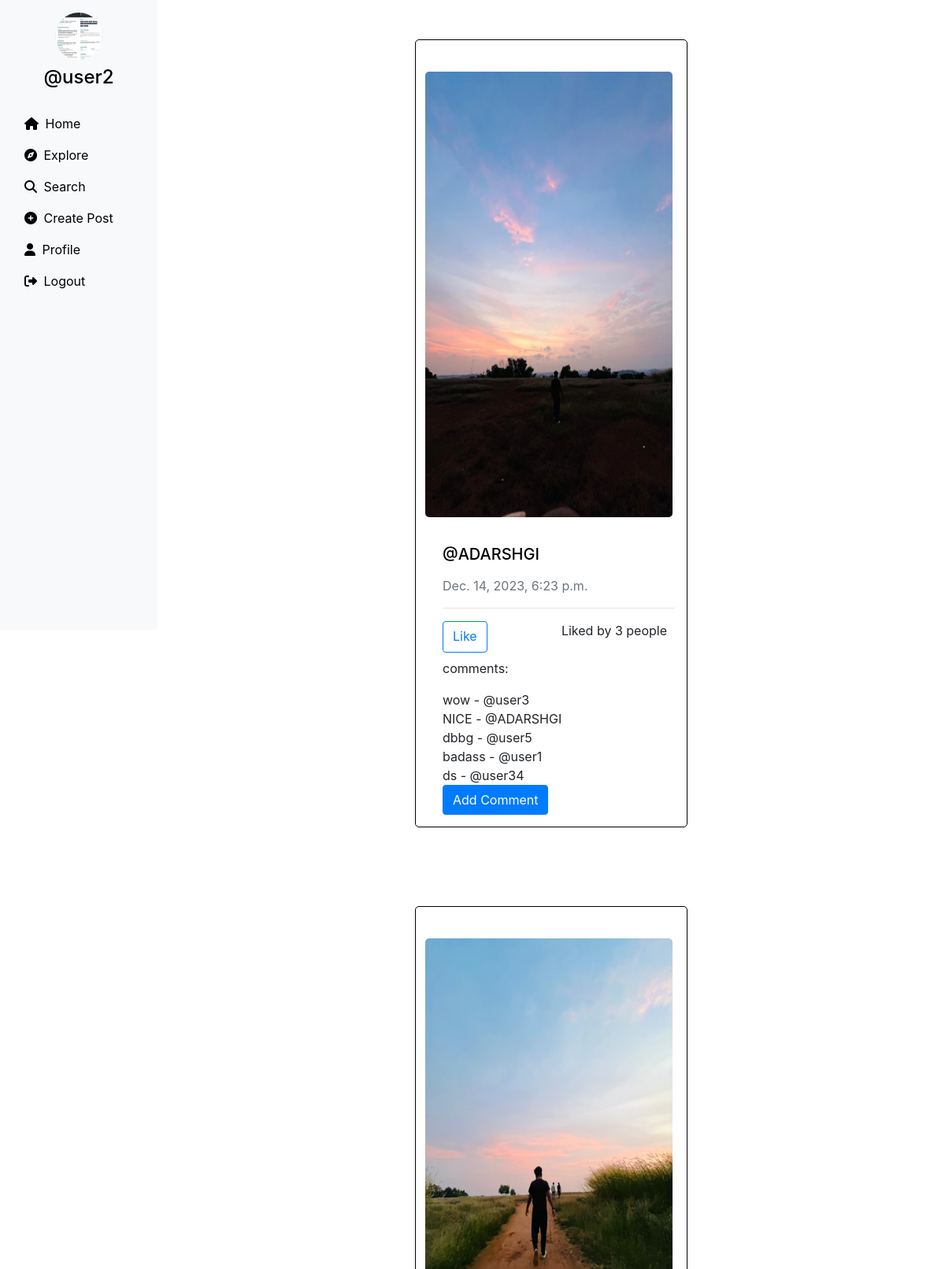
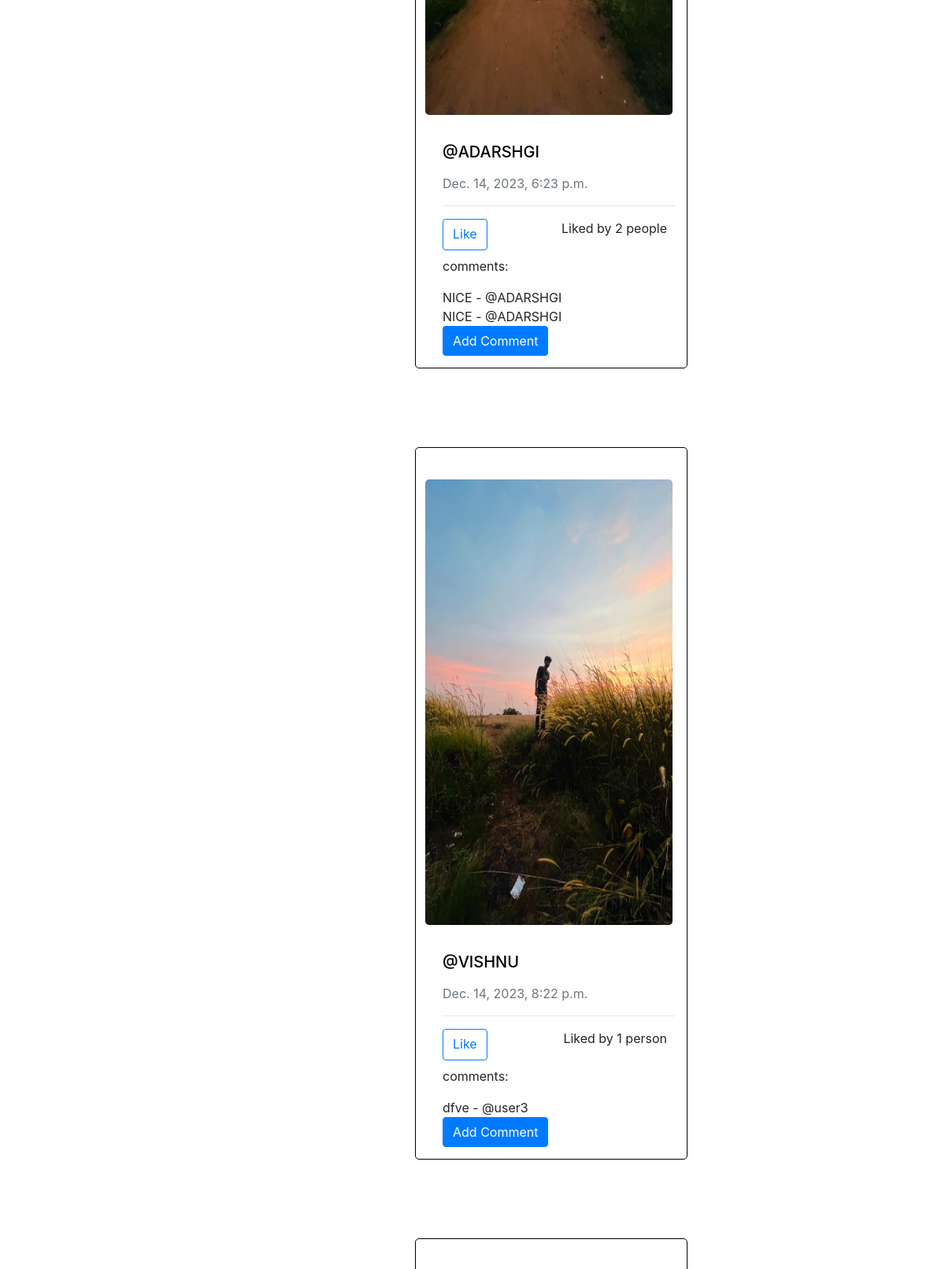
/ (signed in, upper part), run on the app's committed database (2 pictures, top to bottom).
### socialapp/models.py (models this page shows, shortened)
class Profile(models.Model):
     user = models.ForeignKey(User, on_delete=models.CASCADE)
     id_user = models.IntegerField(primary_key=True, default=0)
     bio = models.TextField(blank=True, default='')
     profileimg = models.ImageField(upload_to='profile_images', default='')
     location = models.CharField(max_length=100, blank=True, default='')

class Post(models.Model):
    id=models.UUIDField(primary_key=True,default=uuid.uuid4)
    user=models.CharField(max_length=100)
    image=models.ImageField(upload_to='post_image',blank=False, null=False)
    caption=models.TextField()
    created_at=models.DateTimeField(default=datetime.now)
    no_of_likes=models.IntegerField(default=0)

class Commenttt(models.Model):
    post = models.ForeignKey(Post, on_delete=models.CASCADE, related_name='comments')
    username=models.CharField(max_length=100)
    text = models.TextField()

### socialapp/views.py (the view)
# urls.py: path('',views.home,name='home'),
@login_required(login_url='/loginn')
def home(request):
    post = Post.objects.all().order_by('created_at')
    profile= Profile.objects.get(user=request.user)
    com_form = CommentForm()
    comments = Commenttt.objects.filter(post__in=post)
    context={
        'post':post,
        'profile':profile,
        'comments': comments,
        'com_form': com_form
    }
    return render(request,'main.html',context)

### templates/main.html (shortened to what this page needs)
{% load static %}
<!DOCTYPE html>
<html lang="en">
<head>
    <link rel="stylesheet" href="https://maxcdn.bootstrapcdn.com/bootstrap/4.5.2/css/bootstrap.min.css">
    <link href="https://cdn.jsdelivr.net/npm/bootstrap@5.0.2/dist/css/bootstrap.min.css" rel="stylesheet"integrity="sha384-EVSTQN3/azprG1Anm3QDgpJLIm9Nao0Yz1ztcQTwFspd3yD65VohhpuuCOmLASjC">
    <link rel="stylesheet" href="{% static 'css/app.css' %}">
</head>
<body>
<div class="container-fluid">
    <div class="row">
        <nav class="col-md-2 d-none d-md-block sidebar" style="position: fixed;">
            <div class="text-center mt-3">
                {% if profile.profileimg %}
                        <img src="{{ profile.profileimg.url }}" alt="Profile Picture" class="profile-pic">
                    {% else %}
                        <img src="{% static 'path/to/default-image.jpg' %}" alt="Default Profile Picture" class="profile-pic">
                    {% endif %}
                <h4 class="mt-2"><a href="/profile/{{user}}" style="text-decoration:none;">@{{user}}</a></h4>
            </div>
            <ul class="nav flex-column mt-4">
                <li class="nav-item">
                    <a class="nav-link active" href="/">
                        <i class="fa-solid fa-house mr-1"></i> Home
                    </a>
                </li>
                <li class="nav-item">
                    <a class="nav-link" href="/explore">
                        <i class="fa-solid fa-compass mr-1"></i> Explore
                    </a>
                </li>
                <li class="nav-item">
                    <a class="nav-link" href="search-results/" data-bs-toggle="modal" data-bs-target="#exampleModal3">
                        <i class="fa-solid fa-magnifying-glass mr-1"></i> Search
                    </a>
                </li>
                <li class="nav-item">
                    <a class="nav-link" href="#" data-bs-toggle="modal" data-bs-target="#exampleModal"
                        data-bs-whatever="@getbootstrap">
                        <i class="fa-solid fa-circle-plus mr-1"></i> Create Post
                    </a>
                </li>
                <li class="nav-item">
                    <a class="nav-link" href="/profile/{{user}}">
                        <i class="fa-solid fa-user mr-1"></i> Profile
                    </a>
                </li>
                <li class="nav-item">
                    <a class="nav-link" href="/logoutt">
                        <i class="fa-solid fa-right-from-bracket mr-1"></i> Logout
                    </a>
                </li>
            </ul>
        </nav>
        <main role="main" class="col-md-9 ml-sm-auto col-lg-10 px-md-4">
            <div>{% for pos in post %}
                <div class="container" id="{{pos.id}}">
                    <div class="row">
                        <div class="col-md-6 mx-auto">
                            <div class="post-card"style="border: 1px solid black;margin: 50px;">
                                {% if pos.image %}
                                <img src="{{ pos.image.url }}" alt="Post Image" class="post-image"
                                style="height: 566px; width: 1080px; margin: 25px; margin-left: -3px;">
                                {% endif %}
                                <div class="post-content"style="margin-left: 19px;">
                                    <h5><a href="/profile/{{pos.user}}" style="text-decoration: none;">@{{pos.user}}</a></h5>
                                    <p class="text-muted">{{pos.created_at}}</p>
                                    <hr>
                                    <div class="d-flex justify-content-between" style="margin-bottom: 8px; margin-right:10px;">
                                        <a href="/like-post/{{pos.id}}" class="btn btn-outline-primary">Like</a>
                                        {% if pos.no_of_likes == 0 %}
                                        <p>0</p>
                                        {% elif pos.no_of_likes == 1 %}
                                        <p>Liked by {{pos.no_of_likes}} person</p>
                                        {% else %}
                                        <p>Liked by {{pos.no_of_likes}} people</p>
                                        {% endif %}
                                    </div>
                                    <div>
                                        <p>comments:</p>
                                        {% for comment in comments %}
                                        {% if comment.post == pos %}
                                            <div>
                                                {{ comment.text }} - @{{ comment.username }}
                                            </div>
                                        {% endif %}
                                    {% endfor %}
                                    </div>
                                    <div class="media">
                                        <button class="btn btn-primary show-comment-form" data-toggle="collapse" data-target="#comment-box-{{ pos.id }}">
                                            Add Comment
                                        </button>
                                    </div>
                                </div>
                                </div>
                            </div>
                        </div>
                    </div>
                </div>
                <div>
                {% endfor %}
            </div>
        </main>
    </div>
</div>
</body>
</html>

### static/css/app.css (style rules this page uses)
.post-card { border: 1px solid #ddd; margin: 20px; padding: 15px; background-color: #fff; border-radius: 5px; }
.post-image { max-width: 100%; border-radius: 5px; }
.post-content { margin-top: 10px; }
.sidebar { background-color: #f8f9fa; height: 100vh; color: black; }
.profile-pic { width: 60px; height: 60px; border-radius: 50%; object-fit: cover; }
a { color: black; }

### templates/main.html (style rules this page uses)
.sidebar { background-color: #f8f9fa; height: 100vh; color: black; }
.profile-pic { width: 60px; height: 60px; border-radius: 50%; object-fit: cover; }
a { color: black; }
button { color:blue; }

### data on the page
Profile: profileimg (picture)
Post: image (picture), user "ADARSHGI", created_at "Dec. 14, 2023, 6:23 p.m.", no_of_likes "3"
Commenttt: text "wow", username "user3"
Commenttt: text "NICE", username "ADARSHGI"
Commenttt: text "dbbg", username "user5"
Commenttt: text "badass", username "user1"
Commenttt: text "ds", username "user34"
Post: image (picture), user "ADARSHGI", created_at "Dec. 14, 2023, 6:23 p.m.", no_of_likes "2"
Commenttt: text "NICE", username "ADARSHGI"
Commenttt: text "NICE", username "ADARSHGI"
Post: image (picture), user "VISHNU", created_at "Dec. 14, 2023, 8:22 p.m.", no_of_likes "1"
Commenttt: text "dfve", username "user3"

### other printed values
{{ user }} "user2"
